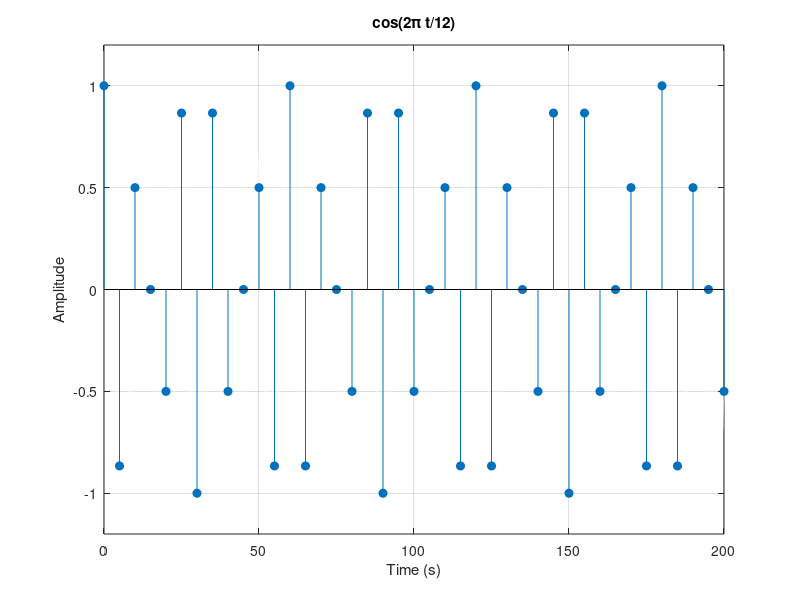
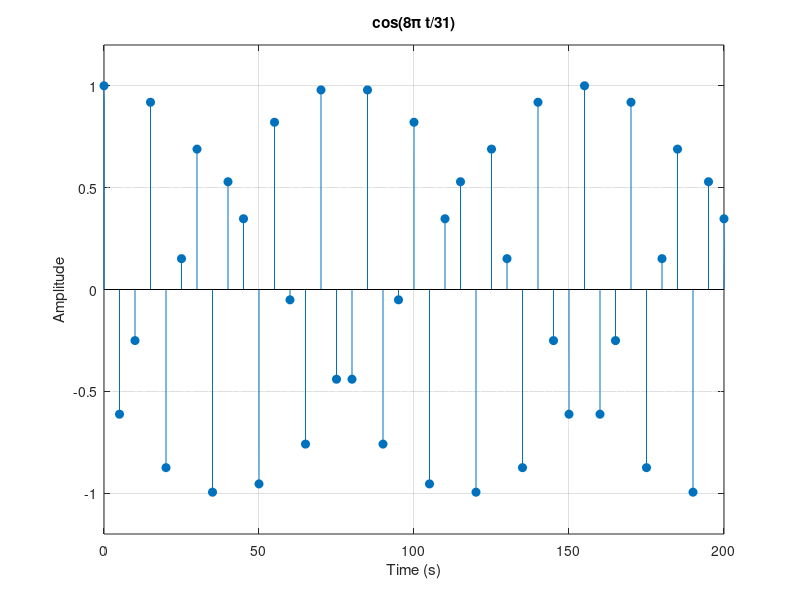

The MATLAB script that drew these images, in order:
% --------- First Signal: cos(2*pi*t/12) ---------
T = 5;                  % Sampling period in seconds for discrete signals
n = 0:T:200;            % Discrete time indices
x_n = cos(2 * pi * n / 12); % Discrete signal

fs_c = 1000;            % Sampling frequency for continuous signal (Hz)
t_c = 0:1/fs_c:200;     % Continuous time vector
x_c = cos(2 * pi * t_c / 12); % Continuous signal

figure(1);
plot(t_c, x_c, '-w');   % Plot continuous signal in black
hold on;
stem(n, x_n, 'filled'); % Overlay discrete samples
hold off;
title('cos(2\pi t/12)');
xlabel('Time (s)');
ylabel('Amplitude');
grid on;
xlim([0 200]);          % Set x-axis limits
ylim([-1.2 1.2]);       % Set y-axis limits

% --------- Second Signal: cos(8*pi*t/31) ---------
T = 5;                  % Sampling period in seconds for discrete signals
n = 0:T:200;            % Discrete time indices
x_n = cos(8 * pi * n / 31); % Discrete signal

fs_c = 1000;            % Sampling frequency for continuous signal (Hz)
t_c = 0:1/fs_c:200;     % Continuous time vector
x_c = cos(8 * pi * t_c / 31); % Continuous signal

figure(2);
plot(t_c, x_c, '-w');   % Plot continuous signal in black
hold on;
stem(n, x_n, 'filled'); % Overlay discrete samples
hold off;
title('cos(8\pi t/31)');
xlabel('Time (s)');
ylabel('Amplitude');
grid on;
xlim([0 200]);          % Set x-axis limits
ylim([-1.2 1.2]);       % Set y-axis limits